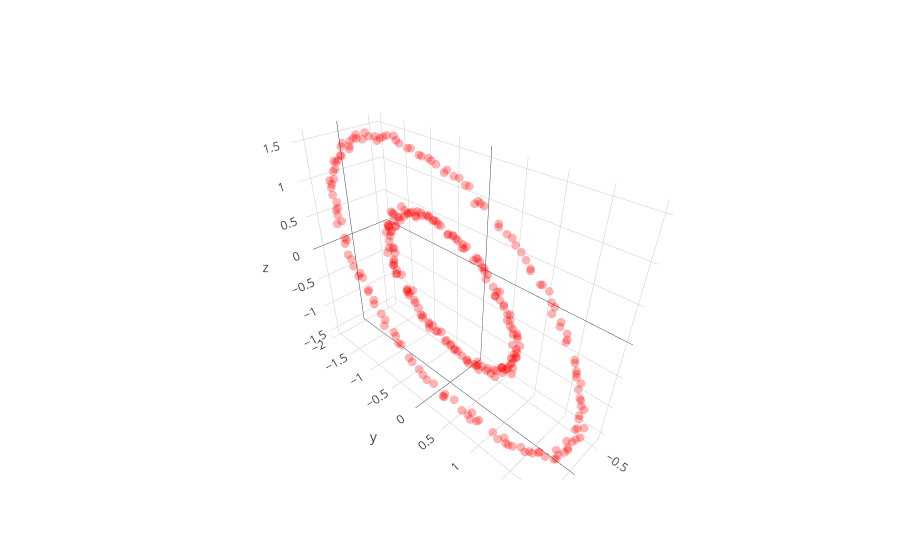

Notebook code cell kept with this figure:
### Code cell
# view 3D
trace1 = go.Scatter3d(
    x=projected_mine[:,0],
    y=projected_mine[:,1],
    z=projected_mine[:,2],
    mode='markers',
    line=dict(color='red',width=0.5),
    marker=dict(size=3,opacity=0.3)
)
data = [trace1]
fig  = go.Figure(data=data)
iplot(fig)

### Figure 1 — Plotly figure (JSON) as saved in the notebook; plotly's stock layout.template omitted (floating-point values rounded to 4 significant figures; data arrays with more than 128 entries replaced by an {"elided": "..."} marker saying what was removed)
{"data": [{"line": {"color": "red", "width": 0.5}, "marker": {"opacity": 0.3, "size": 3}, "mode": "markers", "type": "scatter3d", "uid": "6ffa360b-9474-4ad1-9ee8-046b8fb8e04e", "x": {"elided": "300 float values"}, "y": {"elided": "300 float values"}, "z": {"elided": "300 float values"}}], "layout": {}}
